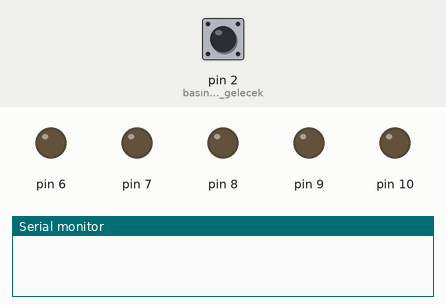
Bench run of a sketch on a simulated Arduino Uno, built with avr-gcc and run on an emulated ATmega328P. Shown: output pins drawn as LEDs (lit = HIGH), the last lines printed to the serial monitor. The test bench sets the inputs (shaded band); at power-on: pin 2 (basınca_0_gelecek) HIGH. Random numbers use the default seed unless the sketch sets one.

Above: at 1.2 s.
1.3 s: pin 2 (basınca_0_gelecek) pulled LOW for 3.2 s
At 2.4 s:
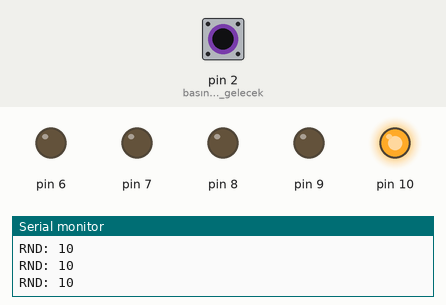
At 4.3 s:
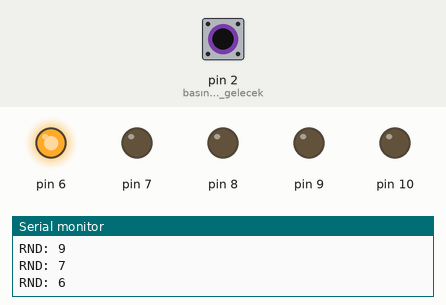
6.0 s: pin 2 (basınca_0_gelecek) pulled LOW for 0.15 s
At 7.2 s:
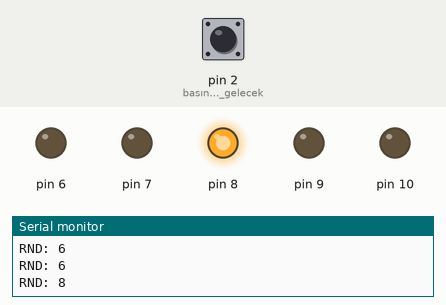
Timing chart, 0 to 9.0 s (numbered marks = the images above; inputs shaded):
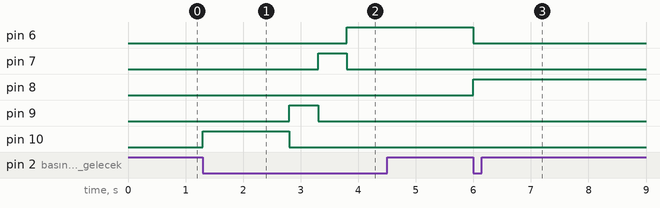

The sketch:

rdnLEDKontrol_3.ino
```cpp
void setup() {
  // put your setup code here, to run once:
  Serial.begin(9600);//seri haberleşme başlatıldı

  randomSeed(analogRead(0));  //A0

  pinMode(2, INPUT_PULLUP);   //basınca 0 gelecek
  //ledler çıkış olarak ayarlandı
  for(int i = 6;i<=10;i++)
    pinMode(i, OUTPUT);

}

void loop() {
  // put your main code here, to run repeatedly:
  int btnDeger = digitalRead(2);
  //butona basılı ise
  if (btnDeger == 0)  //PULLUP olduğu için
  {
    int rnd = random(6,11);  //6,7,8,9,10
    Serial.print("RND: ");
    Serial.println(rnd);
    //ledleri söndür
    for(int i=6;i<=10;i++)//6-7-8-9-10
      digitalWrite(i,0);

    digitalWrite(rnd, 1);
    delay(500);
  }
}
```

Measured:
- after the input at 1.3 s, pin 6: LOW → HIGH after 2.5 s; pin 7: LOW → HIGH after 2.0 s, → LOW 0.50 s later; pin 9: LOW → HIGH after 1.5 s, → LOW 0.50 s later; pin 10: LOW → HIGH at once, → LOW 1.5 s later
- after the input at 6.0 s, pin 6: HIGH → LOW at once; pin 8: LOW → HIGH at once
